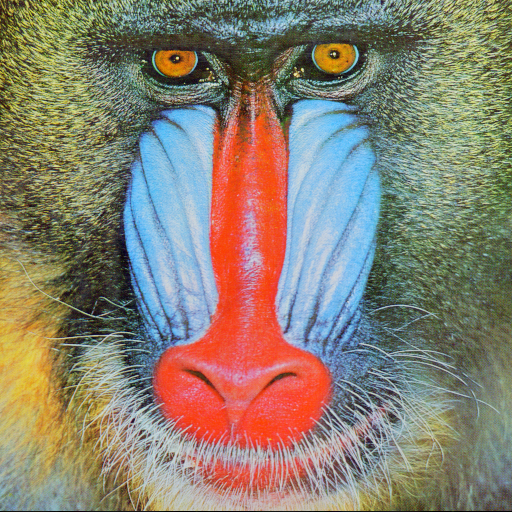
#> input picture lab04/mandrill.png, 512 x 512 px
$ python ex44.py
#> lines starting #> are read from the running program, lines starting #| are printed output that depends on the picture
from __future__ import annotations

import argparse
from pathlib import Path
from typing import Tuple

import matplotlib

matplotlib.use("Agg")
import matplotlib.pyplot as plt
import numpy as np
from PIL import Image
from scipy.stats import norm


def normal_cdf() -> Tuple[np.ndarray, np.ndarray]:
    x = np.linspace(-4, 4, 50)
    y = np.array([norm.cdf(value) for value in x])
    return x, y


def convert_rgb_to_gray(file_name: str) -> np.ndarray:
#> called with file_name = 'mandrill.png'
    path = Path(file_name)
    if not path.exists():
        raise FileNotFoundError(f"Input image not found: {path}")
    return np.array(Image.open(path).convert("L"))
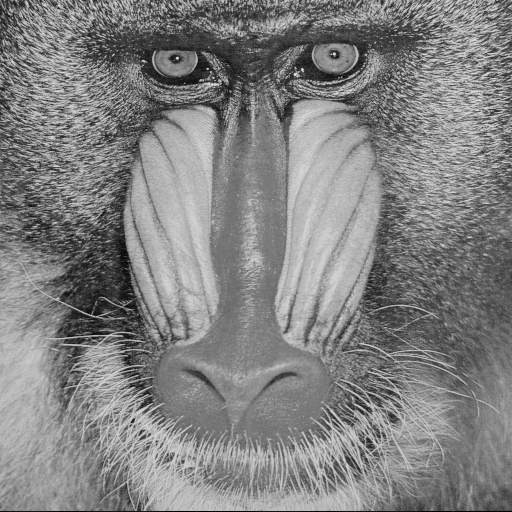
#> returned value: shape (512, 512); min 0, max 231, mean 129.6


def histogram_equalize(img_gray: np.ndarray) -> Tuple[np.ndarray, np.ndarray]:
    assert isinstance(img_gray, np.ndarray) and img_gray.ndim == 2

    histogram, _ = np.histogram(img_gray.flatten(), 256, [0, 256])
#> histogram = 256 values, max 2772 at index 121, min 0 at index 225, mean 1024
    pdf = histogram.astype(float) / img_gray.size
#> pdf = 256 values, max 0.0106 at index 121, min 0 at index 225, mean 0.00391
    cdf = np.cumsum(pdf)
#> cdf = 256 values from 0.000134 to 1

    cdf_normalized = (cdf * 255).astype(np.uint8)
#> cdf_normalized = 256 values from 0 to 255
    img_equal = cdf_normalized[img_gray]
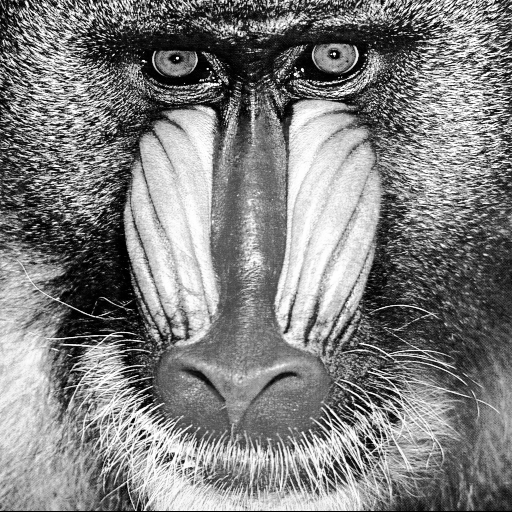
#> img_equal: shape (512, 512); min 0, max 255, mean 127.9

    return img_equal.astype(img_gray.dtype), cdf_normalized


def generate_equalization_plot(input_path: str, output_path: str) -> None:
    img_before = convert_rgb_to_gray(input_path)
    img_after, cdf_normalized = histogram_equalize(img_before)
#> cdf_normalized = 256 values from 0 to 255
    x, y = normal_cdf()

    plt.figure(figsize=(15, 8))
    plt.subplot(231), plt.title("Before"), plt.axis("off")
    plt.imshow(img_before, cmap="gray", vmin=0, vmax=255)

    plt.subplot(232)
    plt.plot(x, y, linewidth=2)
    plt.title("Normal CDF"), plt.xlabel("x"), plt.ylabel("Probability")

    plt.subplot(233), plt.title("After")
    plt.imshow(img_after, cmap="gray", vmin=0, vmax=255)
    plt.axis("off")

    plt.subplot(2, 3, 4)
    plt.hist(img_before.flatten(), bins=256, range=(0, 256), color="blue", edgecolor="none")
    plt.title("Histogram Original")
    plt.xlim(0, 260)

    plt.subplot(2, 3, 5)
    plt.plot(np.arange(256), cdf_normalized, linewidth=2)
    plt.title("Transformation")
    plt.xlim(0, 260)
    plt.ylim(0, 260)

    plt.subplot(2, 3, 6)
    plt.hist(img_after.flatten(), bins=256, range=(0, 256), color="blue", edgecolor="none")
    plt.title("Histogram Equalized")
    plt.xlim(0, 255)

    plt.tight_layout()
    plt.savefig(output_path, dpi=150)
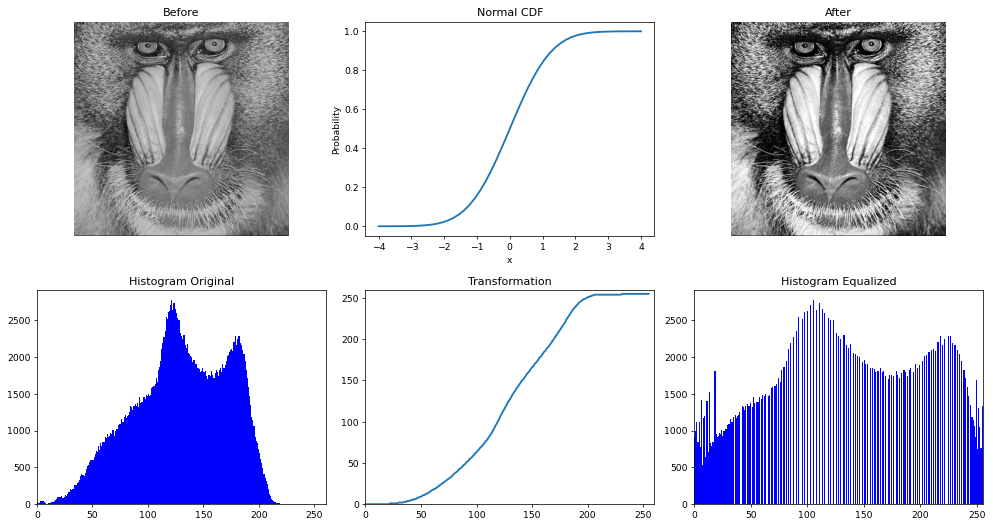
#> figure drawn by matplotlib, 6 panels; panel 2: curve peaks at x = 4, y = 1; panel 4: tallest bar 2772 high, from x = 121 to 122; panel 5: curve peaks at x = 231, y = 255; panel 6: tallest bar 2772 high, from x = 105 to 106
    plt.close()


def parse_args() -> argparse.Namespace:
    parser = argparse.ArgumentParser(description="Apply histogram equalization and generate summary plot.")
    parser.add_argument("--input", default="mandrill.png", help="Input image path.")
    parser.add_argument(
        "--output",
        default="Plot resulting from the histogram equalization.png",
        help="Output plot path.",
    )
    return parser.parse_args()


def main() -> int:
    args = parse_args()
    try:
        generate_equalization_plot(args.input, args.output)
    except Exception as exc:
        print(f"Error: {exc}")
        return 1
    print(f"Saved equalization plot: {args.output}")
    return 0


if __name__ == "__main__":
    raise SystemExit(main())
#> (the program exits here)
